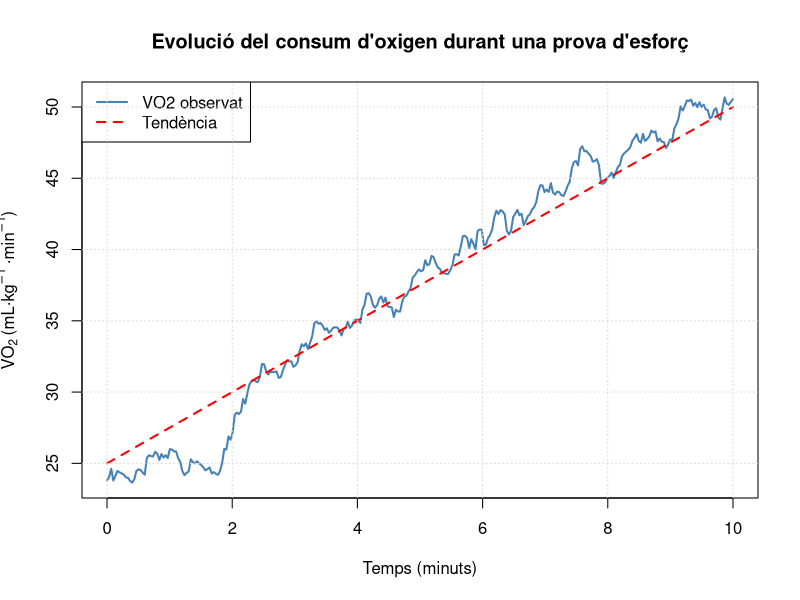

Generate this figure with R:


set.seed(1234)

# Temps (minuts)
n <- 300
temps <- seq(0, 10, length.out = n)

# Tendència fisiològica del VO2
tendencia <- 25 + 2.5 * temps

# Component aleatori gaussià amb certa correlació temporal
soroll <- numeric(n)
soroll[1] <- rnorm(1, 0, 1)

for(i in 2:n){
  soroll[i] <- 0.95*soroll[i-1] + rnorm(1,0,0.4)
}

# Sèrie temporal simulada
VO2 <- tendencia + soroll

# Representació
plot(temps, VO2,
     type = "l",
     lwd = 2,
     col = "steelblue",
     xlab = "Temps (minuts)",
     ylab = expression(VO[2]~"(mL·kg"^{-1}~"·min"^{-1}*")"),
     main = "Evolució del consum d'oxigen durant una prova d'esforç")

lines(temps, tendencia,
      lwd = 2,
      col = "red",
      lty = 2)

legend("topleft",
       legend = c("VO2 observat", "Tendència"),
       col = c("steelblue","red"),
       lty = c(1,2),
       lwd = 2)

grid(col="grey85", lty=3)
